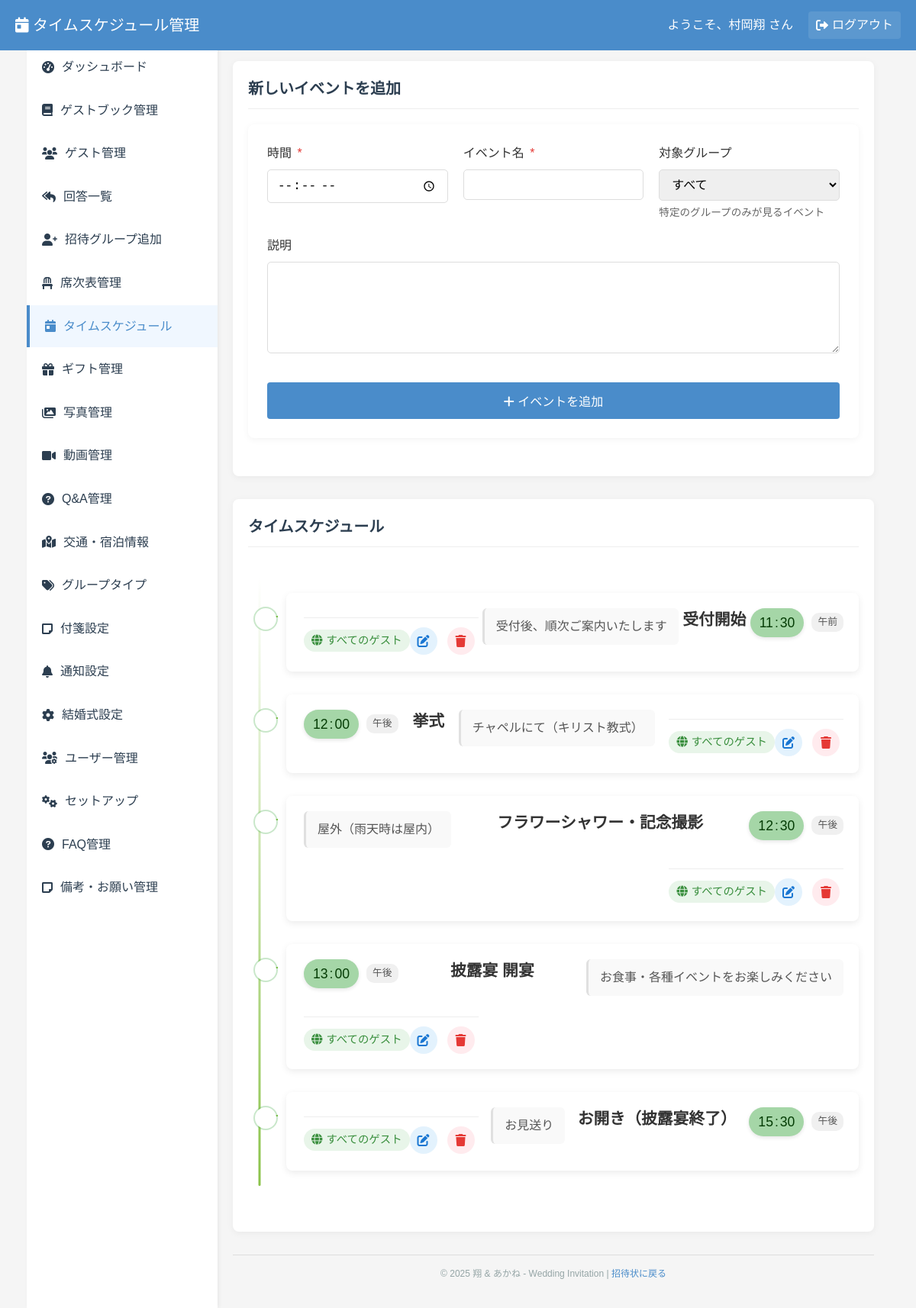
Screenshot of /admin/schedule.php (signed in) with the database file from the repository.
### tables this page shows
CREATE TABLE `schedule` (
  `id` int(11) NOT NULL AUTO_INCREMENT,
  `event_time` time NOT NULL,
  `event_name` varchar(100) NOT NULL,
  `event_description` text DEFAULT NULL,
  `for_group_type` varchar(50) DEFAULT NULL,
  PRIMARY KEY (`id`)
);

### admin/schedule.php (the view, shortened to what this page needs)
<?php
require_once '../config.php';
$events = [];
try {
    $stmt = $pdo->query("
        SELECT s.*, gt.type_name
        FROM schedule s
        LEFT JOIN group_types gt ON s.for_group_type = gt.type_name
        ORDER BY s.event_time
    ");
    $events = $stmt->fetchAll();
} catch (PDOException $e) {
    $error = "イベント情報の取得に失敗しました。";
    if ($debug_mode) {
        $error .= " エラー: " . $e->getMessage();
    }
}
$edit_event = null;
?>
<!DOCTYPE html>
<html lang="ja">
<head>
    <link rel="stylesheet" href="../css/style.css">
    <link rel="stylesheet" href="css/admin.css">
    <link rel="stylesheet" href="https://cdnjs.cloudflare.com/ajax/libs/font-awesome/6.0.0/css/all.min.css">
</head>
<body class="admin-body">
    <div class="admin-dashboard">
        <header class="admin-dashboard-header">
            <div class="admin-logo">
                <h1><i class="fas fa-calendar-day"></i> タイムスケジュール管理</h1>
            </div>
            <div class="admin-user">
                <span>ようこそ、<?= htmlspecialchars($_SESSION['admin_username']) ?> さん</span>
                <a href="logout.php" class="admin-logout"><i class="fas fa-sign-out-alt"></i> ログアウト</a>
            </div>
        </header>
        <div class="admin-dashboard-content">
            <?php include 'inc/sidebar.php'; ?>
            <div class="admin-main">
                <div class="admin-content-wrapper">
                <section class="admin-section">
                    <h2><?= $edit_event ? 'イベントを編集' : '新しいイベントを追加' ?></h2>
                    <form class="admin-form" method="post" action="">
                        <div class="admin-form-row">
                            <div class="admin-form-group">
                                <label for="event_time">時間 <span class="required">*</span></label>
                                <input type="time" id="event_time" name="event_time" required value="<?= $edit_event ? $edit_event['event_time'] : '' ?>">
                            </div>
                            <div class="admin-form-group">
                                <label for="event_name">イベント名 <span class="required">*</span></label>
                                <input type="text" id="event_name" name="event_name" required value="<?= $edit_event ? htmlspecialchars($edit_event['event_name']) : '' ?>">
                            </div>
                            <div class="admin-form-group">
                                <label for="for_group_type">対象グループ</label>
                                <select id="for_group_type" name="for_group_type">
                                    <option value="">すべて</option>
                                </select>
                                <small>特定のグループのみが見るイベント</small>
                            </div>
                        </div>
                        <div class="admin-form-group">
                            <label for="event_description">説明</label>
                            <textarea id="event_description" name="event_description" rows="3"><?= $edit_event ? htmlspecialchars($edit_event['event_description']) : '' ?></textarea>
                        </div>
                        <div class="admin-form-actions">
                            <button type="submit" class="admin-button">
                                <i class="fas fa-<?= $edit_event ? 'save' : 'plus' ?>"></i>
                                <?= $edit_event ? 'イベントを更新' : 'イベントを追加' ?>
                            </button>
                        </div>
                    </form>
                </section>
                <section class="admin-section">
                    <h2>タイムスケジュール</h2>
                    <?php if (empty($events)): ?>
                        <p>イベントが設定されていません。上のフォームからイベントを追加してください。</p>
                    <?php else: ?>
                        <div class="timeline">
                            <?php foreach ($events as $event): ?>
                                <div class="timeline-item">
                                    <div class="timeline-time-wrapper">
                                        <div class="timeline-time">
                                            <?php
                                            $time = strtotime($event['event_time']);
                                            $hour = date('H', $time);
                                            $minute = date('i', $time);
                                            $ampm = ($hour < 12) ? '午前' : '午後';
                                            echo $hour . '<span class="timeline-time-separator">:</span>' . $minute;
                                            ?>
                                        </div>
                                        <div class="timeline-time-label"><?= $ampm ?></div>
                                    </div>
                                    <h3 class="timeline-title"><?= htmlspecialchars($event['event_name']) ?></h3>
                                    <?php if (!empty($event['event_description'])): ?>
                                        <div class="timeline-description">
                                            <?= nl2br(htmlspecialchars($event['event_description'])) ?>
                                        </div>
                                    <?php endif; ?>
                                    <div class="timeline-footer">
                                        <?php if (!empty($event['for_group_type'])): ?>
                                            <div class="timeline-group specific-group">
                                                <i class="fas fa-users"></i> <?= htmlspecialchars($event['type_name'] ?? $event['for_group_type']) ?>のみ
                                            </div>
                                        <?php else: ?>
                                            <div class="timeline-group all-guests">
                                                <i class="fas fa-globe"></i> すべてのゲスト
                                            </div>
                                        <?php endif; ?>
                                        <div class="timeline-actions">
                                            <a href="schedule.php?edit=<?= $event['id'] ?>" class="admin-btn admin-btn-edit">
                                                <i class="fas fa-edit"></i>
                                            </a>
                                            <form method="post" class="inline-form" onsubmit="return confirm('このイベントを削除してもよろしいですか？');">
                                                <button type="submit" class="admin-btn admin-btn-delete">
                                                    <i class="fas fa-trash"></i>
                                                </button>
                                            </form>
                                        </div>
                                    </div>
                                </div>
                            <?php endforeach; ?>
                        </div>
                    <?php endif; ?>
                </section>
                </div>
                <?php include 'inc/footer.php'; ?>
</body>
</html>

### css/style.css (style rules this page uses)
:root { --primary-color: #ffffff; --accent-color: #4CAF50; --accent-light: #81C784; --accent-dark: #388E3C; --text-color: #333333; --background-light: #f8f9fa; --shadow-color: rgba(0, 0, 0, 0.1); --gold: #d4af37; --light-gold: #f1e6c1; --cream: #fcf8e8; --pink-accent: #f8bbd0; --pink-light: #fce4ec; --pink-dark: #ec407a; }
* { box-sizing: border-box; margin: 0; padding: 0; }
body { font-family: 'Noto Serif JP', serif; margin: 0; padding: 0; background: url('../images/leaves-bg.png') repeat; background-size: 400px; background-attachment: fixed; color: #2c3e50; line-height: 1.6; min-height: 100vh; display: flex; flex-direction: column; justify-content: flex-start; align-items: center; }
body::before { content: ''; position: fixed; top: 0; left: 0; width: 100%; height: 100%; background-image: url('../images/leaves-bg.png'); background-size: 300px; background-repeat: repeat; opacity: 0.05; z-index: -1; }
.timeline { position: relative; max-width: 800px; margin: 0 auto; padding: 20px 0; }
.timeline::before { content: ''; position: absolute; top: 0; left: 16px; width: 2px; height: 100%; background-color: var(--accent-light); }
.timeline-item { display: flex; flex-wrap: wrap; margin-bottom: 50px; padding-left: 50px; position: relative; }
.timeline-item:last-child { margin-bottom: 0; }
@media (min-width: 768px) { .timeline::before { left: 50%; transform: translateX(-50%); } }
@media (min-width: 768px) { .timeline-item { padding-left: 0; justify-content: space-between; align-items: flex-start; } }
@media (min-width: 768px) { .timeline-item:nth-child(odd) { flex-direction: row-reverse; } }
.required { color: #ff5252; margin-left: 3px; }

### rows the page displays
schedule: event_time "11", event_time "30", event_time "午前", event_name "受付開始", event_description "受付後、順次ご案内いたします", shows "すべてのゲスト"
schedule: event_time "12", event_time "00", event_time "午後", event_name "挙式", event_description "チャペルにて（キリスト教式）", shows "すべてのゲスト"
schedule: event_time "12", event_time "30", event_time "午後", event_name "フラワーシャワー・記念撮影", event_description "屋外（雨天時は屋内）", shows "すべてのゲスト"
schedule: event_time "13", event_time "00", event_time "午後", event_name "披露宴 開宴", event_description "お食事・各種イベントをお楽しみください", shows "すべてのゲスト"
schedule: event_time "15", event_time "30", event_time "午後", event_name "お開き（披露宴終了）", event_description "お見送り", shows "すべてのゲスト"

### other values shown
$_SESSION['admin_username'] "村岡翔"
$item['text'] "ダッシュボード"
$item['text'] "ゲストブック管理"
$item['text'] "ゲスト管理"
$item['text'] "回答一覧"
$item['text'] "招待グループ追加"
$item['text'] "席次表管理"
$item['text'] "タイムスケジュール"
$item['text'] "ギフト管理"
$item['text'] "写真管理"
$item['text'] "動画管理"
$item['text'] "Q&A管理"
$item['text'] "交通・宿泊情報"
$item['text'] "グループタイプ"
$item['text'] "付箋設定"
